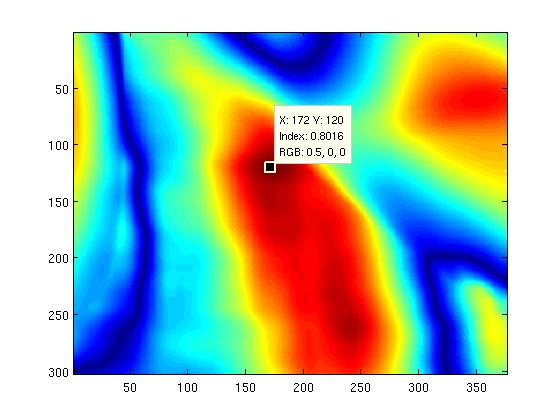
%> input picture image3dstiching/Occlu/data/Cross_Corrolation.jpg, 560 x 420 px
$ octave --eval "result = PickAnchorPoint(imread('data/Cross_Corrolation.jpg'));"   (GNU Octave 9; MATLAB toolbox functions it lacks are replaced by stand-ins)
%> lines starting %> are read from the running program, lines starting %| are printed output that depends on the picture; in (x1, y1, x2, y2) boxes, pixels count from 0 and x2, y2 are one past the last pixel; in counts of white or black regions, pixels touching at a corner belong together; the program's own positions count from 1
% *  This code was used in the following articles:
% *  [1] Learning 3-D Scene Structure from a Single Still Image,
% *      Ashutosh Saxena, Min Sun, Andrew Y. Ng,
% *      In ICCV workshop on 3D Representation for Recognition (3dRR-07), 2007.
% *      (best paper)
% *  [2] 3-D Reconstruction from Sparse Views using Monocular Vision,
% *      Ashutosh Saxena, Min Sun, Andrew Y. Ng,
% *      In ICCV workshop on Virtual Representations and Modeling
% *      of Large-scale environments (VRML), 2007.
% *  [3] 3-D Depth Reconstruction from a Single Still Image,
% *      Ashutosh Saxena, Sung H. Chung, Andrew Y. Ng.
% *      International Journal of Computer Vision (IJCV), Aug 2007.
% *  [6] Learning Depth from Single Monocular Images,
% *      Ashutosh Saxena, Sung H. Chung, Andrew Y. Ng.
% *      In Neural Information Processing Systems (NIPS) 18, 2005.
% *
% *  These articles are available at:
% *  http://make3d.stanford.edu/publications
% *
% *  We request that you cite the papers [1], [3] and [6] in any of
% *  your reports that uses this code.
% *  Further, if you use the code in image3dstiching/ (multiple image version),
% *  then please cite [2].
% *
% *  If you use the code in third_party/, then PLEASE CITE and follow the
% *  LICENSE OF THE CORRESPONDING THIRD PARTY CODE.
% *
% *  Finally, this code is for non-commercial use only.  For further
% *  information and to obtain a copy of the license, see
% *
% *  http://make3d.stanford.edu/publications/code
% *
% *  Also, the software distributed under the License is distributed on an
% * "AS IS" BASIS, WITHOUT WARRANTIES OR CONDITIONS OF ANY KIND, either
% *  express or implied.   See the License for the specific language governing
% *  permissions and limitations under the License.
% *
% */
function [ PickRow PickCol] = PickAnchorPoint(I)

% [ PickRow PickCol] = PickAnchorPoint(I)

% calculate Gradient Magnitude
hy = fspecial('sobel');
hx = hy';
Iy = imfilter(double(I), hy, 'replicate');
Ix = imfilter(double(I), hx, 'replicate');
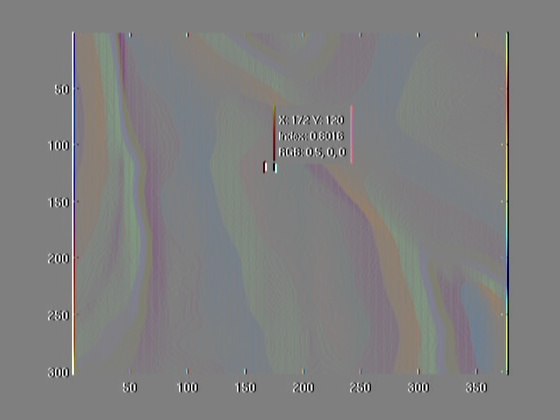
%> Ix: size 420x560x3 double; mean R, G, B 0, 0, 0; mean of the top-left, top-right, bottom-left and bottom-right quarters 3.1, -3.1, 3.3, -3.3; drawn with min black and max white
gradmag = sqrt(Ix.^2 + Iy.^2);
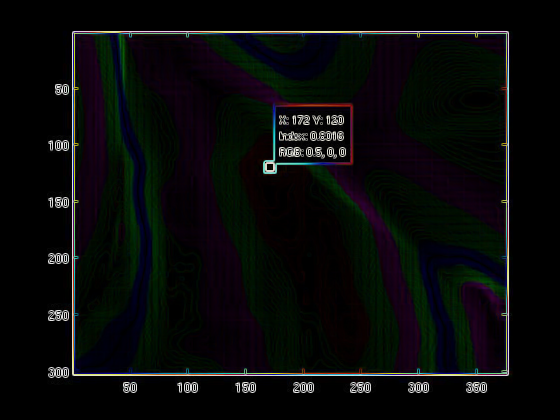
%> gradmag: size 420x560x3 double; mean R, G, B 41.4, 45.8, 44.9; drawn with min black and max white

% opening-by-reconstruction
se = strel('disk', 20);
Ie = imerode(I, se);
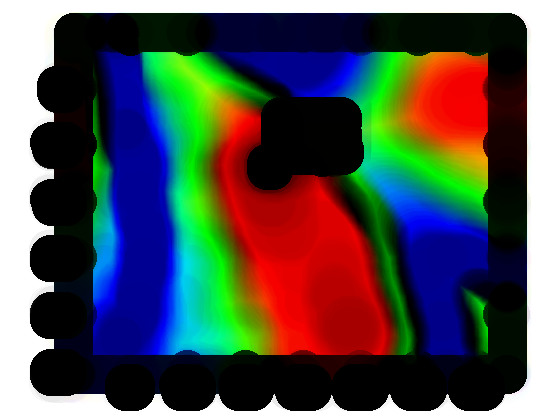
%> Ie: size 420x560x3 uint8; mean R, G, B 81.7, 82.9, 82.5
Iobr = imreconstruct(Ie, I);

% Opening-closing by reconstruction
Iobrd = imdilate(Iobr, se);
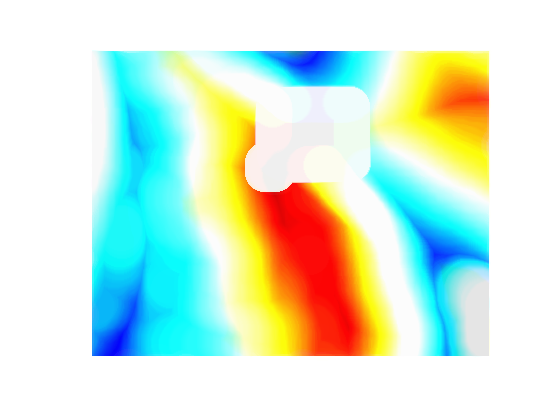
%> Iobrd: size 420x560x3 uint8; mean R, G, B 213.4, 234.3, 216.3
Iobrcbr = imreconstruct(imcomplement(Iobrd), imcomplement(Iobr));
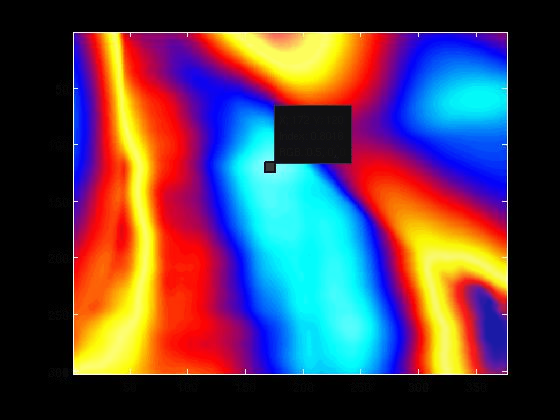
%> Iobrcbr: size 420x560x3 uint8; mean R, G, B 85.9, 65.9, 78.9
Iobrcbr = imcomplement(Iobrcbr);

% Background Markers
bw = im2bw(Iobrcbr, graythresh(Iobrcbr));
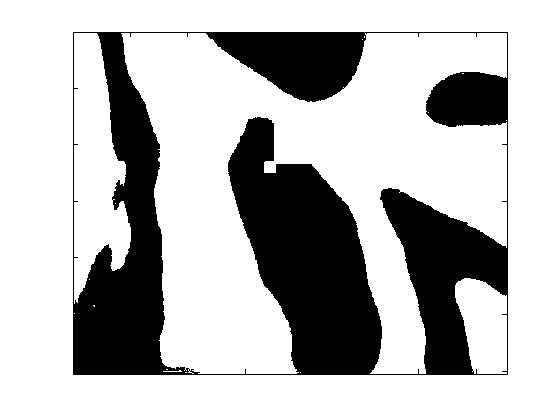
%> bw: size 420x560 logical; 73.1% white; 1 black region, box (x1, y1, x2, y2) and area: (73, 32, 508, 375) 63367

EdgeLabel = edge(double(bw),'sobel');
%> EdgeLabel: size 420x560 logical; 2.8% white in thin lines or dots, all inside (x1, y1, x2, y2) = (72, 31, 509, 376)

if ~isempty(EdgeLabel)
	Filted_gradmag = zeros(size(gradmag));
	Filted_gradmag(EdgeLabel) = gradmag(EdgeLabel);
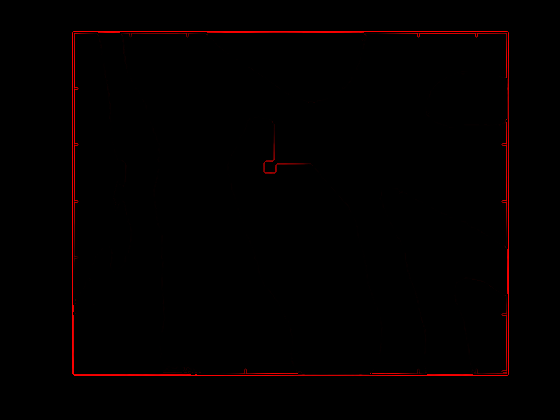
%> Filted_gradmag: size 420x560x3 double; mean R, G, B 11.6, 0, 0; drawn with min black and max white
	[VRow IRow] = max( Filted_gradmag);
	[Vcol Icol] = max(VRow);
%> Vcol = [1029.7 0 0]; Icol = [74 1 1]
else
	[VRow IRow] = max( gradmag);
	[Vcol Icol] = max(VRow);
end

PickRow = IRow(Icol);
%> PickRow = [375 1 1]
PickCol = Icol;
%> PickCol = [74 1 1]
%> `result = PickAnchorPoint(imread('data/Cross_Corrolation.jpg'));`: result = [375 1 1]

return;

$ run again, on image3dstiching/Occlu/data/IField_tmp.jpg
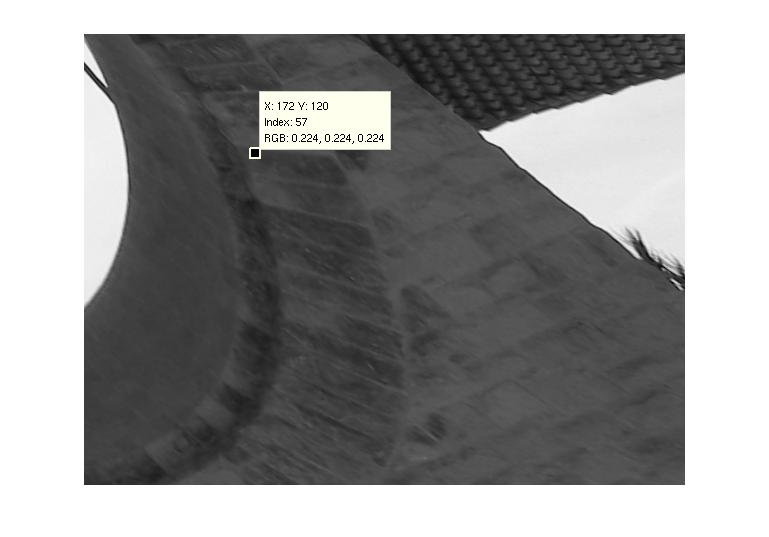
%> input picture image3dstiching/Occlu/data/IField_tmp.jpg, 769 x 537 px
%> in PickAnchorPoint, `bw = im2bw(Iobrcbr, graythresh(Iobrcbr));`:
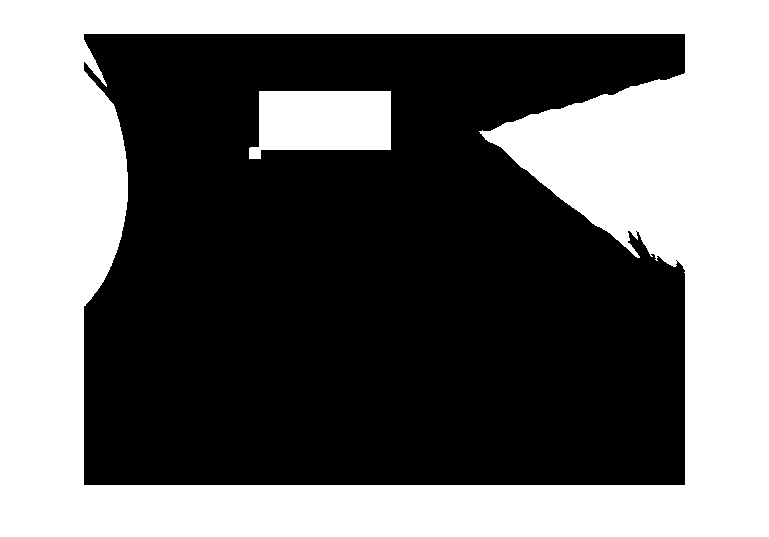
%> bw: size 537x769 logical; 43.5% white; 2 white regions, box (x1, y1, x2, y2) and area: (0, 0, 769, 537) 171746, (249, 91, 391, 159) 7925
%> EdgeLabel: size 537x769 logical; 1.3% white in thin lines or dots, all inside (x1, y1, x2, y2) = (83, 33, 686, 486)
%> in PickAnchorPoint, `Filted_gradmag(EdgeLabel) = gradmag(EdgeLabel);`:
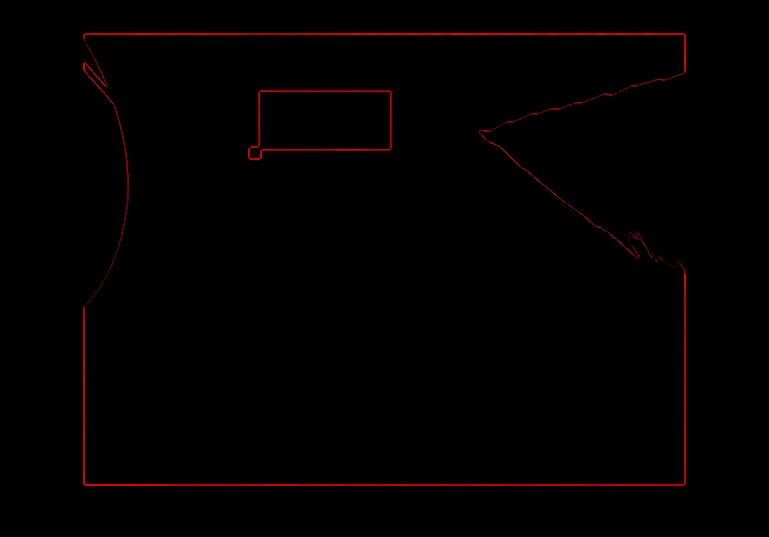
%> Filted_gradmag: size 537x769x3 double; mean R, G, B 8.4, 0, 0; drawn with min black and max white
%> Vcol = [933.4 0 0]; Icol = [685 1 1]
%> PickRow = [278 1 1]
%> PickCol = [685 1 1]
%> result = [278 1 1]
